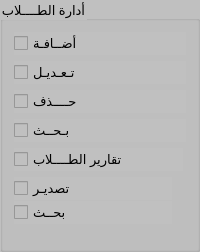
                       <widget class="QGroupBox" name="groupBox_10">
                        <property name="maximumSize">
                         <size>
                          <width>200</width>
                          <height>500</height>
                         </size>
                        </property>
                        <property name="font">
                         <font>
                          <pointsize>10</pointsize>
                         </font>
                        </property>
                        <property name="styleSheet">
                         <string notr="true">background-color: rgb(192, 192, 192);</string>
                        </property>
                        <property name="title">
                         <string>أدارة الطــــلاب</string>
                        </property>
                        <layout class="QGridLayout" name="gridLayout_51">
                         <item row="0" column="0">
                          <widget class="QCheckBox" name="checkBox_74">
                           <property name="font">
                            <font>
                             <pointsize>10</pointsize>
                            </font>
                           </property>
                           <property name="text">
                            <string>أضــافـة</string>
                           </property>
                          </widget>
                         </item>
                         <item row="1" column="0">
                          <widget class="QCheckBox" name="checkBox_75">
                           <property name="font">
                            <font>
                             <pointsize>10</pointsize>
                            </font>
                           </property>
                           <property name="text">
                            <string>تـعـديـل</string>
                           </property>
                          </widget>
                         </item>
                         <item row="2" column="0">
                          <widget class="QCheckBox" name="checkBox_399">
                           <property name="font">
                            <font>
                             <pointsize>10</pointsize>
                            </font>
                           </property>
                           <property name="text">
                            <string>حــــذف</string>
                           </property>
                          </widget>
                         </item>
                         <item row="3" column="0">
                          <widget class="QCheckBox" name="checkBox_400">
                           <property name="font">
                            <font>
                             <pointsize>10</pointsize>
                            </font>
                           </property>
                           <property name="text">
                            <string>بـحــث</string>
                           </property>
                          </widget>
                         </item>
                         <item row="4" column="0">
                          <layout class="QVBoxLayout" name="verticalLayout_334" stretch="20,80">
                           <property name="rightMargin">
                            <number>3</number>
                           </property>
                           <item>
                            <widget class="QCheckBox" name="checkBox_401">
                             <property name="font">
                              <font>
                               <pointsize>10</pointsize>
                              </font>
                             </property>
                             <property name="text">
                              <string>تقارير الطــــلاب</string>
                             </property>
                            </widget>
                           </item>
                           <item>
                            <layout class="QVBoxLayout" name="verticalLayout_335">
                             <property name="spacing">
                              <number>1</number>
                             </property>
                             <property name="sizeConstraint">
                              <enum>QLayout::SetMaximumSize</enum>
                             </property>
                             <property name="leftMargin">
                              <number>0</number>
                             </property>
                             <property name="topMargin">
                              <number>0</number>
                             </property>
                             <property name="rightMargin">
                              <number>11</number>
                             </property>
                             <property name="bottomMargin">
                              <number>14</number>
                             </property>
                             <item>
                              <widget class="QCheckBox" name="checkBox_402">
                               <property name="font">
                                <font>
                                 <pointsize>10</pointsize>
                                </font>
                               </property>
                               <property name="text">
                                <string>تصديـر</string>
                               </property>
                              </widget>
                             </item>
                             <item>
                              <widget class="QCheckBox" name="checkBox_403">
                               <property name="font">
                                <font>
                                 <pointsize>10</pointsize>
                                </font>
                               </property>
                               <property name="text">
                                <string>بحــث</string>
                               </property>
                              </widget>
                             </item>
                            </layout>
                           </item>
                          </layout>
                         </item>
                        </layout>
                       </widget>
